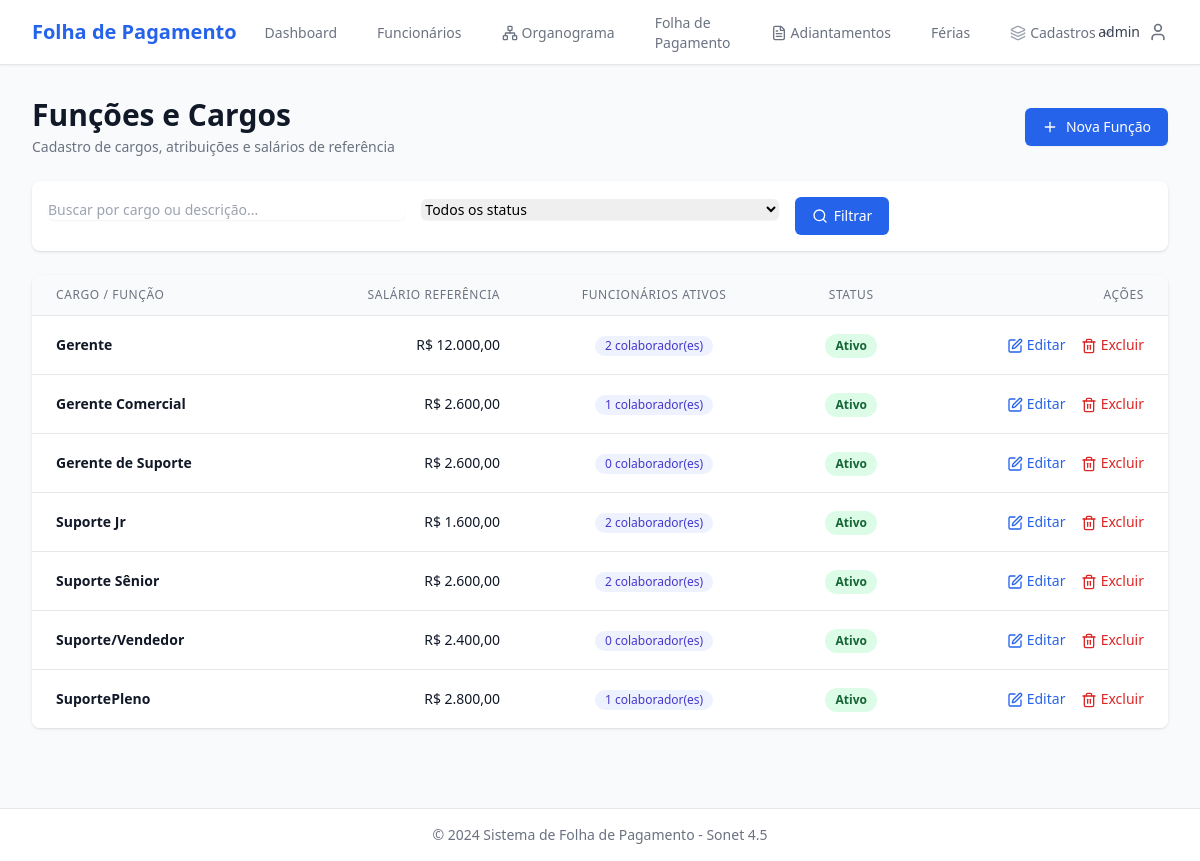
The app's page /funcoes/ (signed in) with its own data.
### core/models.py (models this page shows, shortened)
class TimeStampedModel(models.Model):
    created_at = models.DateTimeField('Criado em', auto_now_add=True)
    updated_at = models.DateTimeField('Atualizado em', auto_now=True)
    class Meta:
        abstract = True

class Funcao(TimeStampedModel):
    nome = models.CharField('Nome', max_length=100, unique=True)
    descricao = models.TextField('Descrição', blank=True)
    nivel_salarial_referencia = models.DecimalField(
        'Nível Salarial de Referência',
        max_digits=10,
        decimal_places=2,
        null=True,
        blank=True,
        validators=[MinValueValidator(0)],
        help_text='Valor de referência para a função'
    )
    ativo = models.BooleanField('Ativo', default=True)
    class Meta:
        verbose_name = 'Função'
        verbose_name_plural = 'Funções'
        ordering = ['nome']

### core/views.py (the view)
# urls.py: path('funcoes/', views.funcao_list, name='funcao_list'),
@login_required
def funcao_list(request):
    busca = request.GET.get('busca', '')
    status_filter = request.GET.get('status', '')
    funcoes = Funcao.objects.all().annotate(
        total_funcionarios=Count('funcionarios', filter=Q(funcionarios__status='A'))
    )
    if busca:
        funcoes = funcoes.filter(Q(nome__icontains=busca) | Q(descricao__icontains=busca))
    if status_filter == 'ativo':
        funcoes = funcoes.filter(ativo=True)
    elif status_filter == 'inativo':
        funcoes = funcoes.filter(ativo=False)
    context = {
        'funcoes': funcoes,
        'busca': busca,
        'status_filter': status_filter,
    }
    return render(request, 'core/funcao_list.html', context)

### templates/core/funcao_list.html (shortened to what this page needs)
{% extends 'base.html' %}
{% block content %}
<div class="space-y-6">
    <div class="flex flex-col sm:flex-row justify-between items-start sm:items-center gap-4">
        <div>
            <h1 class="text-3xl font-bold text-gray-900">Funções e Cargos</h1>
            <p class="mt-1 text-sm text-gray-500">Cadastro de cargos, atribuições e salários de referência</p>
        </div>
        <a href="{% url 'core:funcao_create' %}" class="inline-flex items-center px-4 py-2 border border-transparent text-sm font-medium rounded-md shadow-sm text-white bg-blue-600 hover:bg-blue-700">
            <i data-lucide="plus" class="w-4 h-4 mr-2"></i>
            Nova Função
        </a>
    </div>
    <div class="bg-white shadow rounded-lg p-4">
        <form method="get" class="grid grid-cols-1 sm:grid-cols-3 gap-4">
            <div>
                <input type="text" name="busca" value="{{ busca }}" placeholder="Buscar por cargo ou descrição..."
                       class="w-full rounded-md border-gray-300 shadow-sm focus:border-blue-500 focus:ring-blue-500 text-sm">
            </div>
            <div>
                <select name="status" class="w-full rounded-md border-gray-300 shadow-sm focus:border-blue-500 focus:ring-blue-500 text-sm">
                    <option value="">Todos os status</option>
                </select>
            </div>
            <div class="flex gap-2">
                <button type="submit" class="inline-flex items-center px-4 py-2 border border-transparent text-sm font-medium rounded-md text-white bg-blue-600 hover:bg-blue-700">
                    <i data-lucide="search" class="w-4 h-4 mr-1.5"></i>
                    Filtrar
                </button>
            </div>
        </form>
    </div>
    <div class="bg-white shadow rounded-lg overflow-hidden">
        <table class="min-w-full divide-y divide-gray-200">
            <thead class="bg-gray-50">
                <tr>
                    <th class="px-6 py-3 text-left text-xs font-medium text-gray-500 uppercase tracking-wider">Cargo / Função</th>
                    <th class="px-6 py-3 text-right text-xs font-medium text-gray-500 uppercase tracking-wider">Salário Referência</th>
                    <th class="px-6 py-3 text-center text-xs font-medium text-gray-500 uppercase tracking-wider">Funcionários Ativos</th>
                    <th class="px-6 py-3 text-center text-xs font-medium text-gray-500 uppercase tracking-wider">Status</th>
                    <th class="px-6 py-3 text-right text-xs font-medium text-gray-500 uppercase tracking-wider">Ações</th>
                </tr>
            </thead>
            <tbody class="bg-white divide-y divide-gray-200">
                {% for funcao in funcoes %}
                <tr class="hover:bg-gray-50">
                    <td class="px-6 py-4">
                        <div class="text-sm font-semibold text-gray-900">{{ funcao.nome }}</div>
                    </td>
                    <td class="px-6 py-4 whitespace-nowrap text-right text-sm font-medium text-gray-900">
                        {% if funcao.nivel_salarial_referencia %}
                            R$ {{ funcao.nivel_salarial_referencia|floatformat:2 }}
                        {% else %}
                            <span class="text-gray-400">-</span>
                        {% endif %}
                    </td>
                    <td class="px-6 py-4 whitespace-nowrap text-center text-sm font-medium text-gray-700">
                        <span class="inline-flex items-center px-2.5 py-0.5 rounded-full text-xs font-medium bg-indigo-50 text-indigo-700">
                            {{ funcao.total_funcionarios }} colaborador(es)
                        </span>
                    </td>
                    <td class="px-6 py-4 whitespace-nowrap text-center">
                        {% if funcao.ativo %}
                            <span class="px-2.5 py-0.5 inline-flex text-xs leading-5 font-semibold rounded-full bg-green-100 text-green-800">
                                Ativo
                            </span>
                        {% else %}
                            <span class="px-2.5 py-0.5 inline-flex text-xs leading-5 font-semibold rounded-full bg-red-100 text-red-800">
                                Inativo
                            </span>
                        {% endif %}
                    </td>
                    <td class="px-6 py-4 whitespace-nowrap text-right text-sm font-medium">
                        <a href="{% url 'core:funcao_update' funcao.pk %}" class="text-blue-600 hover:text-blue-900 mr-3">
                            <i data-lucide="edit" class="w-4 h-4 inline"></i> Editar
                        </a>
                        <a href="{% url 'core:funcao_delete' funcao.pk %}" class="text-red-600 hover:text-red-900">
                            <i data-lucide="trash-2" class="w-4 h-4 inline"></i> Excluir
                        </a>
                    </td>
                </tr>
                {% endfor %}
            </tbody>
        </table>
    </div>
</div>
{% endblock %}

### templates/base.html (shortened to what this page needs)
{% load static %}
<!DOCTYPE html>
<html lang="pt-BR">
<head>
    <script src="https://cdn.tailwindcss.com"></script>
</head>
<body class="bg-gray-50 min-h-screen">
    <nav class="bg-white shadow-sm border-b border-gray-200">
        <div class="max-w-7xl mx-auto px-4 sm:px-6 lg:px-8">
            <div class="flex justify-between h-16">
                <div class="flex">
                    <div class="flex-shrink-0 flex items-center">
                        <h1 class="text-xl font-bold text-blue-600">Folha de Pagamento</h1>
                    </div>
                    <div class="hidden sm:ml-6 sm:flex sm:space-x-8">
                        <a href="{% url 'core:dashboard' %}" class="border-transparent text-gray-500 hover:border-gray-300 hover:text-gray-700 inline-flex items-center px-1 pt-1 border-b-2 text-sm font-medium">
                            Dashboard
                        </a>
                        <a href="{% url 'funcionarios:list' %}" class="border-transparent text-gray-500 hover:border-gray-300 hover:text-gray-700 inline-flex items-center px-1 pt-1 border-b-2 text-sm font-medium">
                            Funcionários
                        </a>
                        <a href="{% url 'funcionarios:organograma' %}" class="border-transparent text-gray-500 hover:border-gray-300 hover:text-gray-700 inline-flex items-center px-1 pt-1 border-b-2 text-sm font-medium">
                            <i data-lucide="network" class="w-4 h-4 mr-1"></i>
                            Organograma
                        </a>
                        <a href="{% url 'folha:list' %}" class="border-transparent text-gray-500 hover:border-gray-300 hover:text-gray-700 inline-flex items-center px-1 pt-1 border-b-2 text-sm font-medium">
                            Folha de Pagamento
                        </a>
                        <a href="{% url 'funcionarios:adiantamento_list' %}" class="border-transparent text-gray-500 hover:border-gray-300 hover:text-gray-700 inline-flex items-center px-1 pt-1 border-b-2 text-sm font-medium">
                            <i data-lucide="file-text" class="w-4 h-4 mr-1"></i>
                            Adiantamentos
                        </a>
                        <a href="{% url 'funcionarios:ferias_list' %}" class="border-transparent text-gray-500 hover:border-gray-300 hover:text-gray-700 inline-flex items-center px-1 pt-1 border-b-2 text-sm font-medium">
                            Férias
                        </a>
                        <div class="relative inline-flex items-center" x-data="{ openCadastros: false }">
                            <button @click="openCadastros = !openCadastros" type="button" class="border-transparent text-gray-500 hover:border-gray-300 hover:text-gray-700 inline-flex items-center px-1 pt-1 border-b-2 text-sm font-medium focus:outline-none">
                                <i data-lucide="layers" class="w-4 h-4 mr-1 text-gray-400"></i>
                                Cadastros
                                <i data-lucide="chevron-down" class="w-3.5 h-3.5 ml-1 text-gray-400"></i>
                            </button>
                        </div>
                    </div>
                </div>
                <div class="flex items-center">
                    {% if user.is_authenticated %}
                        <div class="ml-3 relative" x-data="{ open: false }">
                            <button @click="open = !open" class="flex items-center text-sm focus:outline-none focus:ring-2 focus:ring-offset-2 focus:ring-blue-500 rounded-full">
                                <span class="text-gray-700 mr-2">{{ user.username }}</span>
                                <i data-lucide="user" class="w-5 h-5 text-gray-500"></i>
                            </button>
                        </div>
                    {% endif %}
                </div>
            </div>
        </div>
    </nav>
    <main class="max-w-7xl mx-auto px-4 sm:px-6 lg:px-8 py-8">
        {% block content %}{% endblock %}
    </main>
    <footer class="bg-white border-t border-gray-200 mt-12">
        <div class="max-w-7xl mx-auto px-4 sm:px-6 lg:px-8 py-4">
            <p class="text-center text-sm text-gray-500">
                © 2024 Sistema de Folha de Pagamento - Sonet 4.5
            </p>
        </div>
    </footer>
</body>
</html>

### records on screen
Funcao: nome "Gerente", nivel_salarial_referencia "12.000,00", total_funcionarios "2", ativo "Ativo"
Funcao: nome "Gerente Comercial", nivel_salarial_referencia "2.600,00", total_funcionarios "1", ativo "Ativo"
Funcao: nome "Gerente de Suporte", nivel_salarial_referencia "2.600,00", total_funcionarios "0", ativo "Ativo"
Funcao: nome "Suporte Jr", nivel_salarial_referencia "1.600,00", total_funcionarios "2", ativo "Ativo"
Funcao: nome "Suporte Sênior", nivel_salarial_referencia "2.600,00", total_funcionarios "2", ativo "Ativo"
Funcao: nome "Suporte/Vendedor", nivel_salarial_referencia "2.400,00", total_funcionarios "0", ativo "Ativo"
Funcao: nome "SuportePleno", nivel_salarial_referencia "2.800,00", total_funcionarios "1", ativo "Ativo"

### other values on screen
{{ user.username }} "admin"
